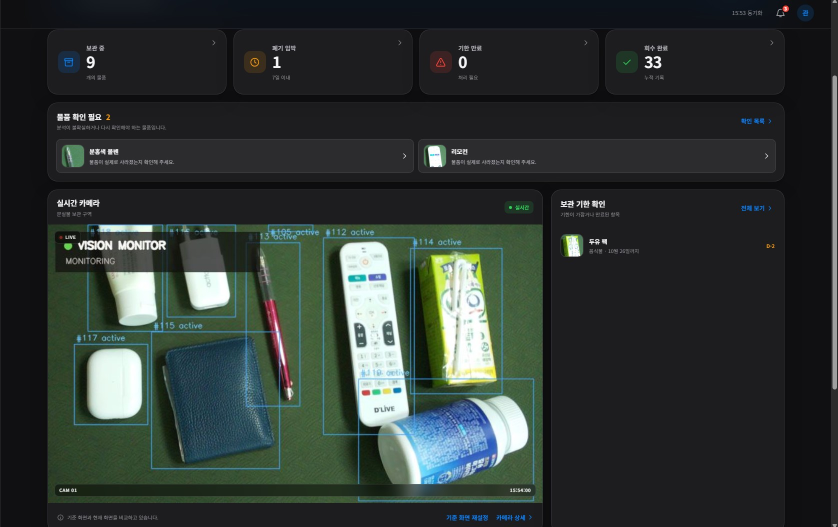
#> input picture docs/presentation/final/images/crops/dashboard.jpg, 1676 x 1053 px (shown at 1/2 size)
$ python make_photo_figures.py
#> lines starting #> are read from the running program, lines starting #| are printed output that depends on the picture
"""Compose the photo figures (2, 5, 6) of the manuscript from repository images.

All sources are real captures from the 2026-10-25 experiment or photos of the
device, stored under docs/presentation/final/images/.  Generated illustrations
(img-0*.png) are never used in the paper.  Output width is 1200 px, which is
above 300 dpi at the single-column width of the JDCS template (about 83 mm).
"""
from pathlib import Path

from PIL import Image, ImageDraw, ImageFont

HERE = Path(__file__).resolve().parent
ROOT = HERE.parents[2]
SRC = ROOT / 'docs' / 'presentation' / 'final' / 'images'
OUT = HERE / 'figures'
WIDTH = 1200
GAP = 14


def _font(size):
    for path in ('C:/Windows/Fonts/arialbd.ttf',
                 '/usr/share/fonts/truetype/dejavu/DejaVuSans-Bold.ttf'):
        if Path(path).exists():
            return ImageFont.truetype(path, size)
    return ImageFont.load_default()


def _open(name, box=None):
    image = Image.open(SRC / name).convert('RGB')
    return image.crop(box) if box else image


def _row(images, width):
    """Scale images to one common height so the row fills `width` exactly."""
    ratios = [im.width / im.height for im in images]
    height = round((width - GAP * (len(images) - 1)) / sum(ratios))
    row = Image.new('RGB', (width, height), 'white')
    x = 0
    for i, (im, r) in enumerate(zip(images, ratios)):
        w = width - x if i == len(images) - 1 else round(height * r)
        row.paste(im.resize((w, height), Image.LANCZOS), (x, 0))
        x += w + GAP
    return row


def _label(image, text, xy=(10, 10)):
    draw = ImageDraw.Draw(image)
    font = _font(30)
    left, top, right, bottom = draw.textbbox((0, 0), text, font=font)
    x, y = xy
    draw.rounded_rectangle((x, y, x + right - left + 16, y + bottom - top + 12), radius=6, fill='white')
    draw.text((x + 8 - left, y + 6 - top), text, font=font, fill='black')
    return image


def _stack(rows):
    height = sum(r.height for r in rows) + GAP * (len(rows) - 1)
    canvas = Image.new('RGB', (WIDTH, height), 'white')
    y = 0
    for r in rows:
        canvas.paste(r, (0, y))
        y += r.height + GAP
    return canvas


def figure_2():
    # (a) dashboard during the experiment, (b) inventory with AI names, categories and deadlines
    dashboard = _label(_row([_open('crops/dashboard.jpg', (90, 55, 1576, 1053))], WIDTH), '(a)')
#> in _open, image is the input picture: PIL image 1676x1053 RGB; mean R, G, B 46.8, 54.3, 51.3
#> in _open, `return image.crop(box) if box else image`:
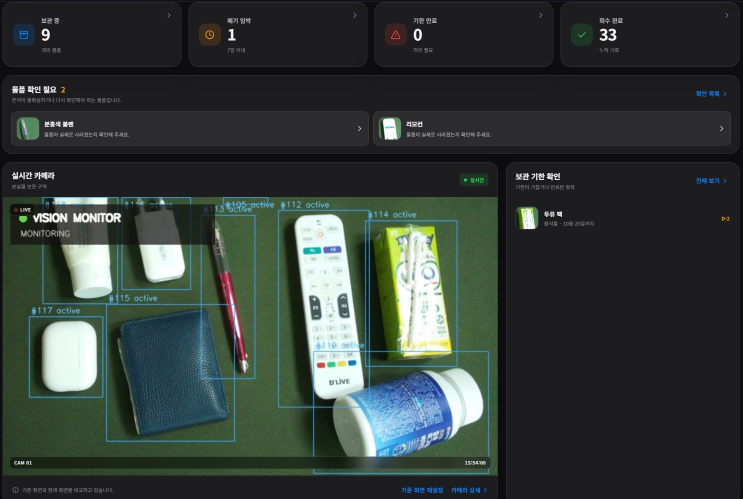
#> returned value: PIL image 1486x998 RGB (shown at 1/2 size); mean R, G, B 52, 60.6, 56.4
#> in _row, `ratios = [im.width / im.height for im in images]`: ratios = [1.49]
#> in _row, `height = round((width - GAP * (len(images) - 1)) / sum(ratios))`: height = 806
#> in _row, `row = Image.new('RGB', (width, height), 'white')`: row: PIL image 1200x806 RGB; every value is 255
#> the loop in _row, `for i, (im, r) in enumerate(zip(images, ratios)):` made 1 pass
#> (r, w, x) on pass 1: (1.49, 1200, 1214)
#> after the loop in _row, `for i, (im, r) in enumerate(zip(images, ratios)):`:
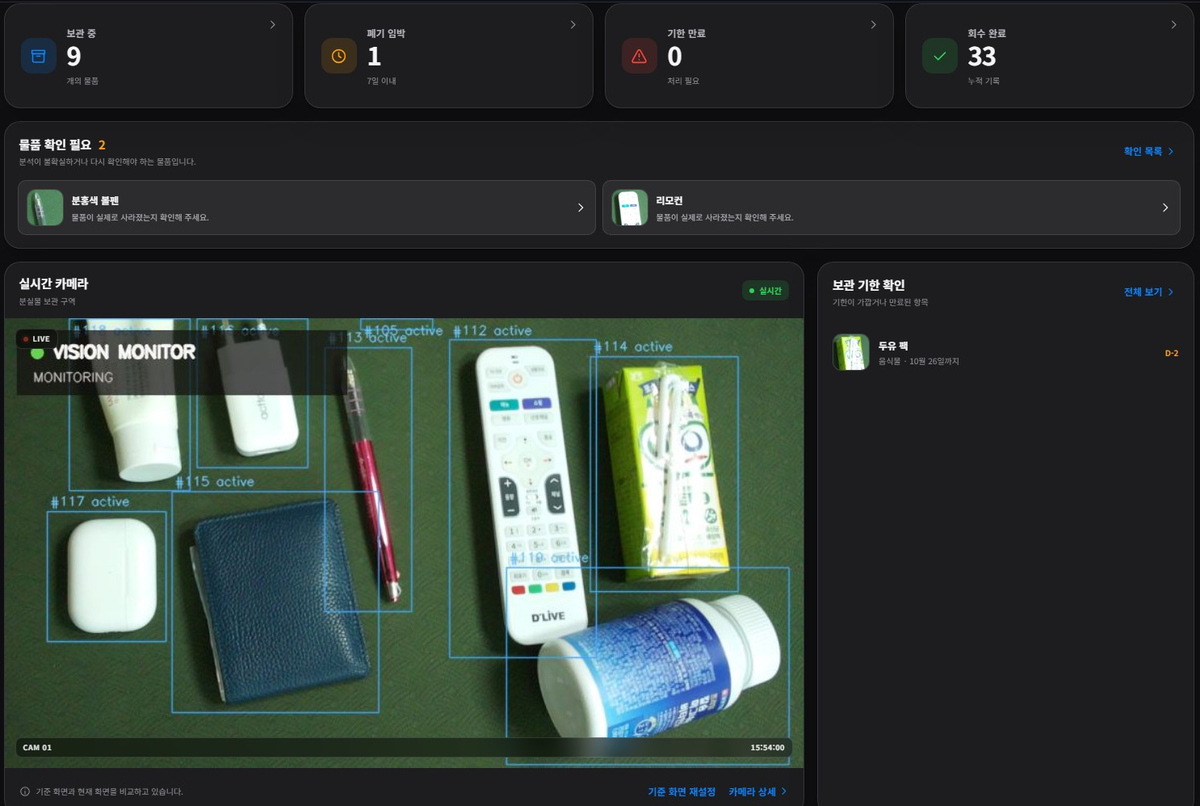
#> row: PIL image 1200x806 RGB; mean R, G, B 52, 60.6, 56.4
#> after the loop in _row, `for i, (im, r) in enumerate(zip(images, ratios)):`: x = 1214
#> in _label, `left, top, right, bottom = draw.textbbox((0, 0), text, font=font)`: left = 0; top = 5; right = 48; bottom = 32
#> in _label, `x, y = xy`: x = 10
    inventory = _label(_row([_open('crops/inventory.jpg', (90, 320, 1576, 985))], WIDTH), '(b)')
    return _stack([dashboard, inventory])


def figure_5():
    # (a) device on the stand, (b) camera view of the shelf during the experiment
    device = _open('device-stand.jpg', (0, 120, 908, 1210))
    view = _open('crops/cam-nine.jpg')
    row = _row([device, view], WIDTH)
    split = round(row.height * device.width / device.height)
    _label(row, '(a)')
    _label(row, '(b)', (split + GAP + 10, 10))
    return row


def figure_6():
    # (a) trial 33: scene before/after and the registered item image
    before, after = _open('crops/trial033_before.jpg'), _open('crops/trial033_after.jpg')
    crop = _open('crops/crop-soymilk.jpg')
    success = _row([before, after, crop], WIDTH)
    w = round(success.height * before.width / before.height)
    _label(success, '(a)')
    # (b) mug lying on its side, the item that failed most moves
    mug = _label(_row([_open('crops/cam-0826-mug.jpg', (0, 0, 990, 470))], WIDTH), '(b)')
    # (c) review list at the same time: nothing was recovered automatically
    review = _label(_row([_open('crops/review-row.jpg', (0, 0, 1472, 163))], WIDTH), '(c)', (WIDTH - 70, 8))
    return _stack([success, mug, review]), w


def main():
    OUT.mkdir(parents=True, exist_ok=True)
    figure_2().save(OUT / 'figure-2.png', optimize=True)
#> call 2 of _open, with name = 'crops/inventory.jpg', box = (90, 320, 1576, 985)
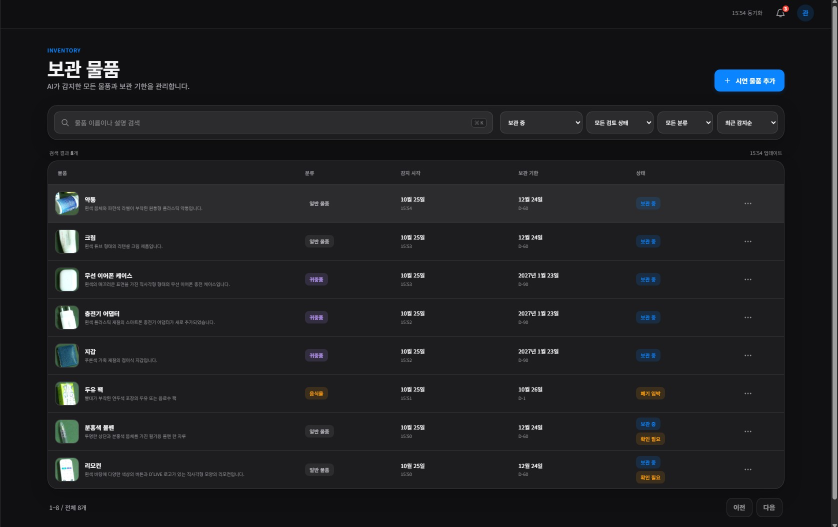
#> input picture docs/presentation/final/images/crops/inventory.jpg, 1676 x 1054 px (shown at 1/2 size)
#> in _open, image is the input picture: PIL image 1676x1054 RGB; mean R, G, B 29.2, 30, 32.3
#> in _open (call 2), `return image.crop(box) if box else image`:
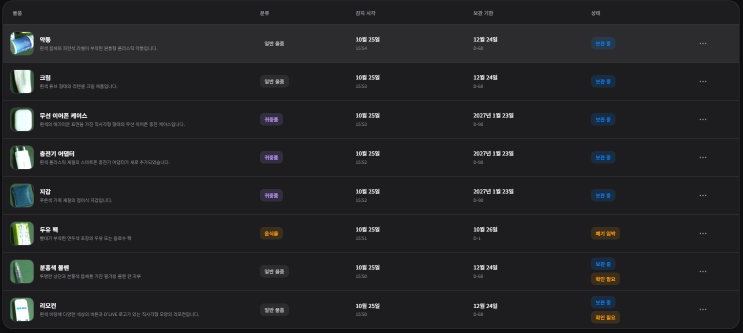
#> returned value: PIL image 1486x665 RGB (shown at 1/2 size); mean R, G, B 34.8, 35.4, 37.3
#> call 2 of _row, with width = 1200
#> in _row (call 2), `ratios = [im.width / im.height for im in images]`: ratios = [2.23]
#> in _row (call 2), `height = round((width - GAP * (len(images) - 1)) / sum(ratios))`: height = 537
#> in _row (call 2), `row = Image.new('RGB', (width, height), 'white')`: row: PIL image 1200x537 RGB; every value is 255
#> the loop in _row (call 2), `for i, (im, r) in enumerate(zip(images, ratios)):` made 1 pass
#> (r, w, x) on pass 1: (2.23, 1200, 1214)
#> after the loop in _row (call 2), `for i, (im, r) in enumerate(zip(images, ratios)):`:
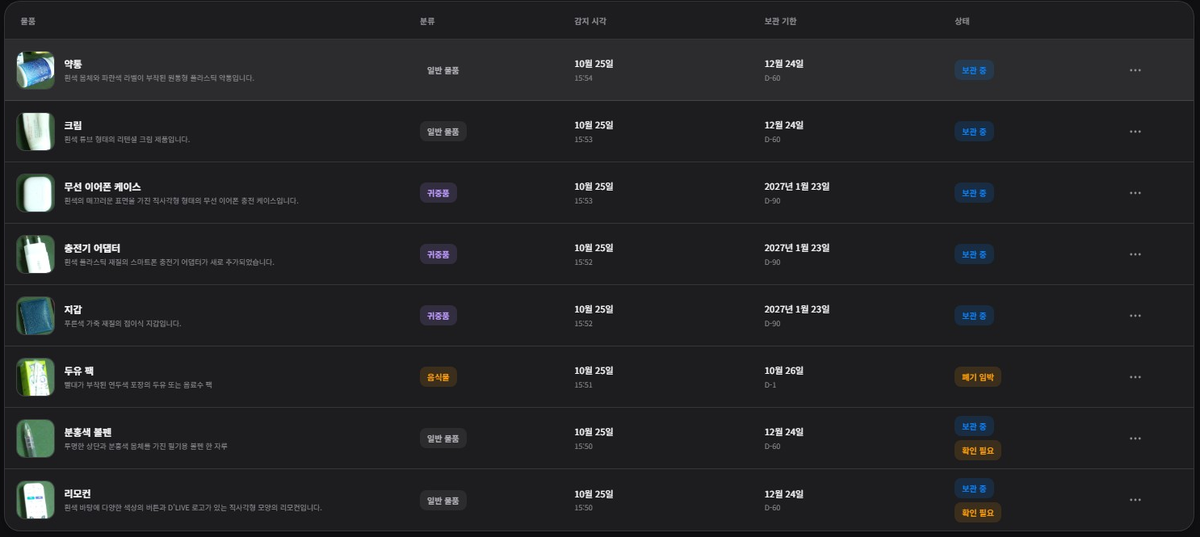
#> row: PIL image 1200x537 RGB; mean R, G, B 34.8, 35.4, 37.3
#> after the loop in _row (call 2), `for i, (im, r) in enumerate(zip(images, ratios)):`: x = 1214
#> in _stack, `canvas = Image.new('RGB', (WIDTH, height), 'white')`: canvas: PIL image 1200x1357 RGB; every value is 255
#> after the loop in _stack, `for r in rows:`:
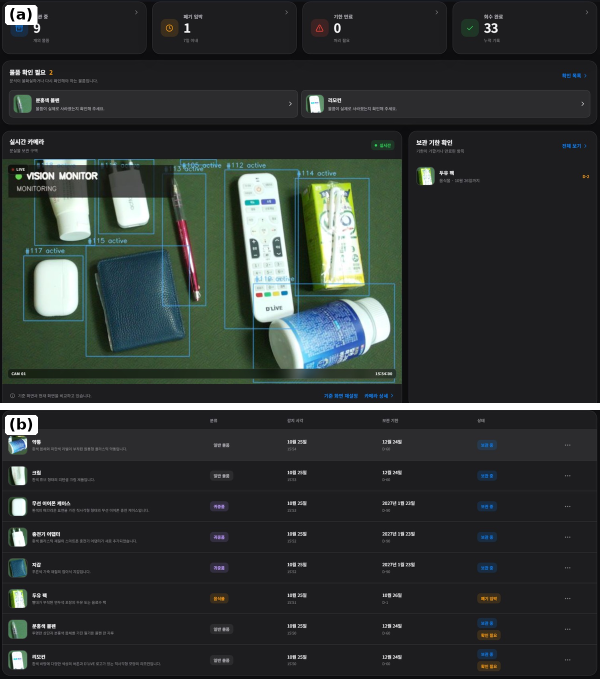
#> canvas: PIL image 1200x1357 RGB (shown at 1/2 size); mean R, G, B 47.8, 53.2, 51.4
#> after the loop in _stack, `for r in rows:`: y = 1371
    figure_5().save(OUT / 'figure-5.png', optimize=True)
    fig6, _ = figure_6()
    fig6.save(OUT / 'figure-6.png', optimize=True)
    for n in (2, 5, 6):
        path = OUT / f'figure-{n}.png'
        with Image.open(path) as im:
            print(path.relative_to(ROOT).as_posix(), im.size, f'{path.stat().st_size // 1024} KiB')


if __name__ == '__main__':
#> (the run stopped early here; a loop or call above may not have finished)
